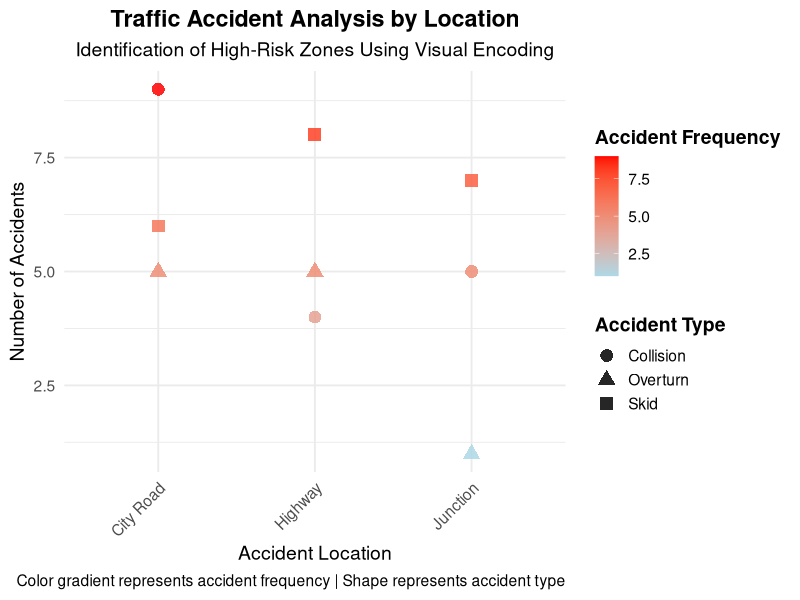

Source code (R):
print("NAME : SHIMAL AYMAN.S")
print("ROLL.NO : 23BAD112")

# -----------------------------------------
# TRAFFIC ACCIDENT DATA VISUALIZATION
# -----------------------------------------

# Load required libraries

library(ggplot2)
library(dplyr)

# Read the CSV file
traffic_data <- read.csv("4.traffic_accidents.csv")

# Check structure (optional)
str(traffic_data)

# -----------------------------------------
# DATA PREPARATION
# Calculate Accident Frequency per Location & Accident Type
# -----------------------------------------

accident_summary <- traffic_data %>%
  group_by(Location, Accident_Type) %>%
  summarise(
    Accident_Frequency = n(),
    .groups = "drop"
  )

# Convert to factors
accident_summary$Location <- as.factor(accident_summary$Location)
accident_summary$Accident_Type <- as.factor(accident_summary$Accident_Type)

# -----------------------------------------
# VISUALIZATION
# Color Gradient → Accident Frequency
# Shape → Accident Type
# -----------------------------------------

ggplot(accident_summary,
       aes(x = Location,
           y = Accident_Frequency,
           color = Accident_Frequency,
           shape = Accident_Type)) +
  
  geom_point(size = 4, alpha = 0.85) +
  
  scale_color_gradient(
    low = "lightblue",
    high = "red",
    name = "Accident Frequency"
  ) +
  
  scale_shape_discrete(
    name = "Accident Type"
  ) +
  
  labs(
    title = "Traffic Accident Analysis by Location",
    subtitle = "Identification of High-Risk Zones Using Visual Encoding",
    x = "Accident Location",
    y = "Number of Accidents",
    caption = "Color gradient represents accident frequency | Shape represents accident type"
  ) +
  
  theme_minimal(base_size = 14) +
  
  theme(
    plot.title = element_text(face = "bold", hjust = 0.5),
    plot.subtitle = element_text(hjust = 0.5),
    axis.text.x = element_text(angle = 45, hjust = 1),
    legend.position = "right",
    legend.title = element_text(face = "bold")
  )

